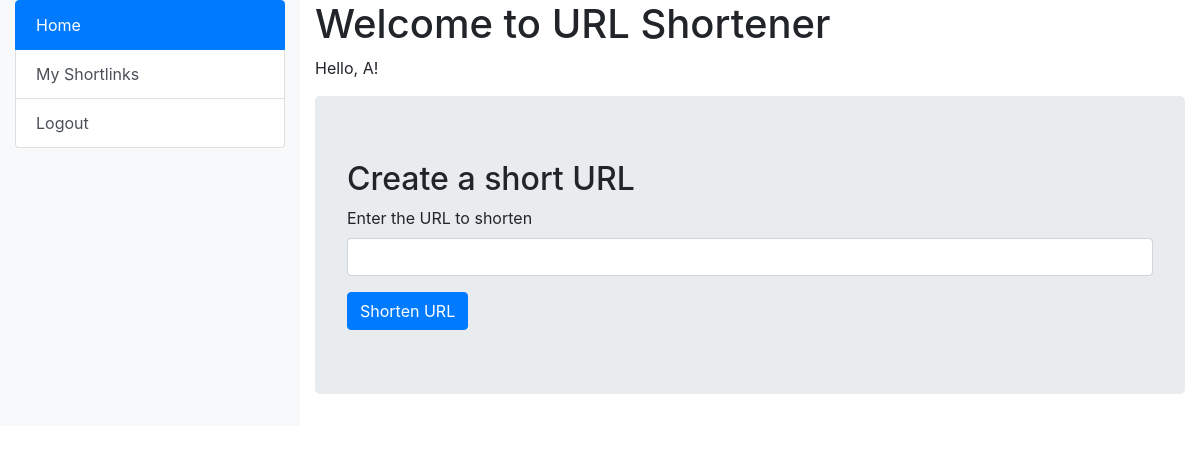
Page / (signed in) on the earlier database version.
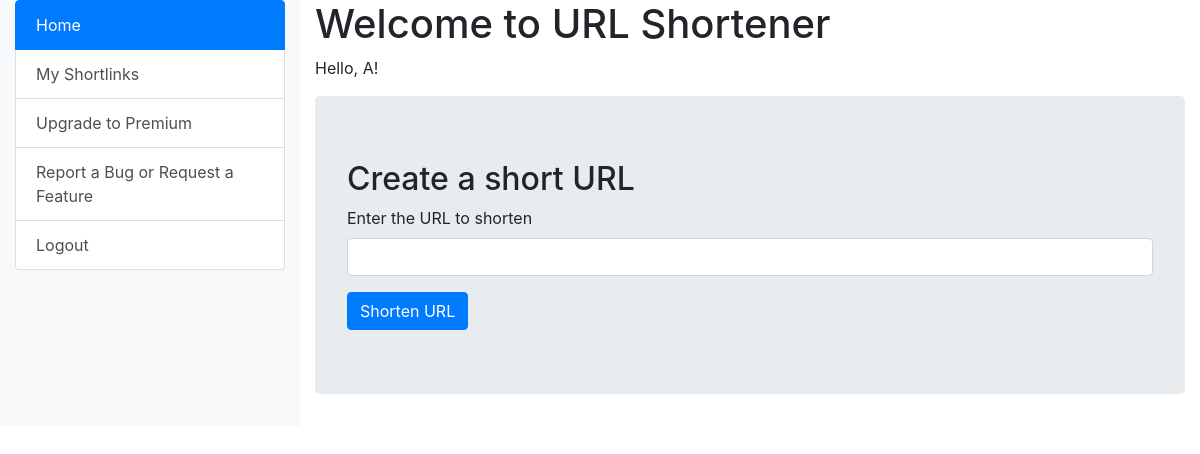
Same page on the later database version.
### app.py (the view, shortened to what this page needs)
@app.route('/', methods=['GET', 'POST'])
@login_required
def home():
    return render_template('home.html')

### app.py (called while the page is built)
@login_manager.user_loader
def load_user(user_id):
    conn = sqlite3.connect(db_filename)
    conn.row_factory = sqlite3.Row
    c = conn.cursor()
    c.execute('SELECT * FROM users WHERE id = ?', (user_id,))
    user = c.fetchone()
    conn.close()
    if user:
        return User(str(user['id']), user['username'], user['password'], user['email'], user['is_premium'])
    return None

### templates/home.html (shortened to what this page needs)
<!DOCTYPE html>
<html lang="en">
<head>
    <link href="https://stackpath.bootstrapcdn.com/bootstrap/4.3.1/css/bootstrap.min.css" rel="stylesheet">
</head>
<body>
    <div class="container-fluid">
        <div class="row">
            {% include 'sidebar.html' %}
            <div class="col-md-9">
                <h1>Welcome to URL Shortener</h1>
                {% if current_user.is_authenticated %}
                    <p>Hello, {{ current_user.username }}!</p>
                {% endif %}
                <div class="jumbotron">
                    <h2>Create a short URL</h2>
                    <form method="POST" id="urlForm">
                        <div class="form-group">
                            <label for="url">Enter the URL to shorten</label>
                            <input type="text" class="form-control" id="url" name="url" required>
                        </div>
                        <button type="submit" class="btn btn-primary">Shorten URL</button>
                    </form>
                </div>
            </div>
        </div>
    </div>
</body>
</html>

Differences in the rows shown:
changed users: is_premium 1 → 0 (drawn)
Other differences:
text now shown: "Upgrade to Premium Report a Bug or Request a Feature"
